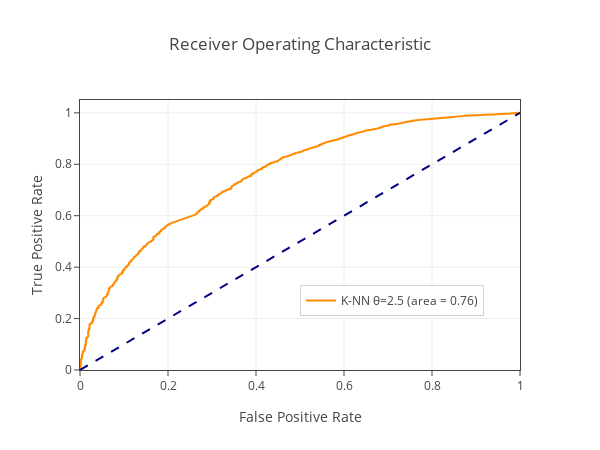
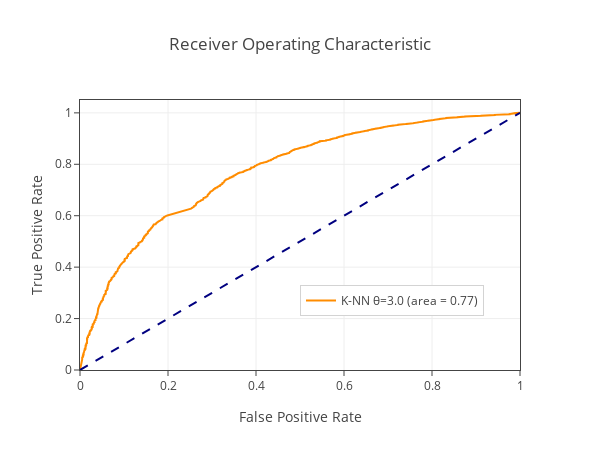
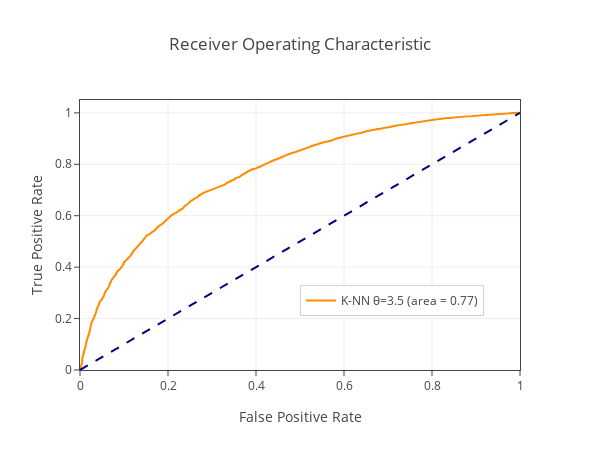
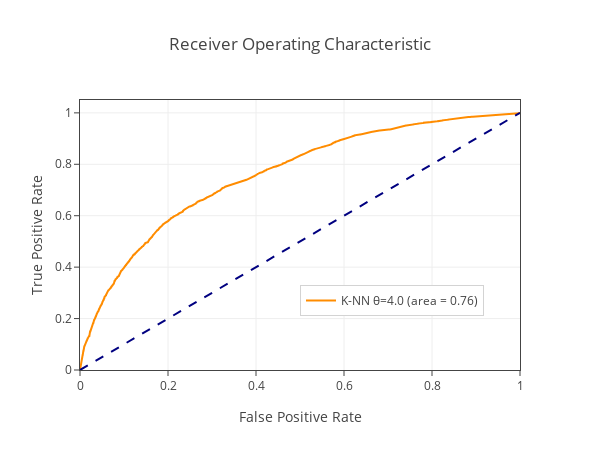

Write notebook code for charts like these, in order.
### Markdown cell above
## ROC

### Code cell
import pandas as pd
from surprise.model_selection import train_test_split
from collections import namedtuple
from sklearn import metrics

k_best = 20
threshold = [2.5, 3, 3.5, 4]

with open('log.txt', 'w') as f:
    savedStdout = sys.stdout
    for theta in threshold:
        # load using pandas
        df = pd.read_csv('./ml-latest-small/ratings.csv')
        # df['rating'] = df['rating'].apply(lambda x: 0 if x < theta else 1)
        reader = Reader(rating_scale=(0.5, 5))
        data = Dataset.load_from_df(df[['userId', 'movieId', 'rating']], reader)

        # split into train set and test set
        trainset, testset = train_test_split(data, test_size=.1)

        # fit and test
        sys.stdout = f
        algo = KNNWithMeans(k=k_best, sim_options=sim_options)
        algo.fit(trainset)
        predictions = algo.test(testset)
        sys.stdout.flush()
        sys.stdout = savedStdout

        trues = [0 if getattr(row, 'r_ui') < theta else 1 for row in predictions]
        scores = [getattr(row, 'est') for row in predictions]
        fpr, tpr, thresholds = metrics.roc_curve(trues, scores)
        roc_auc = metrics.auc(fpr, tpr)

        name = 'K-NN θ=%.1f (area = %0.2f)' % (theta, roc_auc)
        draw_curve(fpr, tpr, name, ROC=True)

### Figure 1 — Plotly figure (JSON) as saved in the notebook; plotly's stock layout.template omitted (floating-point values rounded to 4 significant figures; data arrays with more than 128 entries replaced by an {"elided": "..."} marker saying what was removed)
{"data": [{"line": {"color": "darkorange", "width": 2}, "mode": "lines", "name": "K-NN θ=2.5 (area = 0.76)", "type": "scatter", "x": {"elided": "1952 float values"}, "y": {"elided": "1952 float values"}}, {"line": {"color": "navy", "dash": "dash", "width": 2}, "mode": "lines", "showlegend": false, "type": "scatter", "x": [0, 1], "y": [0, 1]}], "layout": {"autosize": false, "height": 450, "legend": {"bordercolor": "#D3D3D3", "borderwidth": 1, "x": 0.5, "y": 0.2}, "title": "Receiver Operating Characteristic", "width": 600, "xaxis": {"linewidth": 1, "mirror": true, "ticks": "outside", "title": "False Positive Rate"}, "yaxis": {"linewidth": 1, "mirror": true, "range": [0, 1.05], "ticks": "outside", "title": "True Positive Rate"}}}

### Figure 2 — Plotly figure (JSON) as saved in the notebook; plotly's stock layout.template omitted (floating-point values rounded to 4 significant figures; data arrays with more than 128 entries replaced by an {"elided": "..."} marker saying what was removed)
{"data": [{"line": {"color": "darkorange", "width": 2}, "mode": "lines", "name": "K-NN θ=3.0 (area = 0.77)", "type": "scatter", "x": {"elided": "2342 float values"}, "y": {"elided": "2342 float values"}}, {"line": {"color": "navy", "dash": "dash", "width": 2}, "mode": "lines", "showlegend": false, "type": "scatter", "x": [0, 1], "y": [0, 1]}], "layout": {"autosize": false, "height": 450, "legend": {"bordercolor": "#D3D3D3", "borderwidth": 1, "x": 0.5, "y": 0.2}, "title": "Receiver Operating Characteristic", "width": 600, "xaxis": {"linewidth": 1, "mirror": true, "ticks": "outside", "title": "False Positive Rate"}, "yaxis": {"linewidth": 1, "mirror": true, "range": [0, 1.05], "ticks": "outside", "title": "True Positive Rate"}}}

### Figure 3 — Plotly figure (JSON) as saved in the notebook; plotly's stock layout.template omitted (floating-point values rounded to 4 significant figures; data arrays with more than 128 entries replaced by an {"elided": "..."} marker saying what was removed)
{"data": [{"line": {"color": "darkorange", "width": 2}, "mode": "lines", "name": "K-NN θ=3.5 (area = 0.77)", "type": "scatter", "x": {"elided": "3495 float values"}, "y": {"elided": "3495 float values"}}, {"line": {"color": "navy", "dash": "dash", "width": 2}, "mode": "lines", "showlegend": false, "type": "scatter", "x": [0, 1], "y": [0, 1]}], "layout": {"autosize": false, "height": 450, "legend": {"bordercolor": "#D3D3D3", "borderwidth": 1, "x": 0.5, "y": 0.2}, "title": "Receiver Operating Characteristic", "width": 600, "xaxis": {"linewidth": 1, "mirror": true, "ticks": "outside", "title": "False Positive Rate"}, "yaxis": {"linewidth": 1, "mirror": true, "range": [0, 1.05], "ticks": "outside", "title": "True Positive Rate"}}}

### Figure 4 — Plotly figure (JSON) as saved in the notebook; plotly's stock layout.template omitted (floating-point values rounded to 4 significant figures; data arrays with more than 128 entries replaced by an {"elided": "..."} marker saying what was removed)
{"data": [{"line": {"color": "darkorange", "width": 2}, "mode": "lines", "name": "K-NN θ=4.0 (area = 0.76)", "type": "scatter", "x": {"elided": "3758 float values"}, "y": {"elided": "3758 float values"}}, {"line": {"color": "navy", "dash": "dash", "width": 2}, "mode": "lines", "showlegend": false, "type": "scatter", "x": [0, 1], "y": [0, 1]}], "layout": {"autosize": false, "height": 450, "legend": {"bordercolor": "#D3D3D3", "borderwidth": 1, "x": 0.5, "y": 0.2}, "title": "Receiver Operating Characteristic", "width": 600, "xaxis": {"linewidth": 1, "mirror": true, "ticks": "outside", "title": "False Positive Rate"}, "yaxis": {"linewidth": 1, "mirror": true, "range": [0, 1.05], "ticks": "outside", "title": "True Positive Rate"}}}
